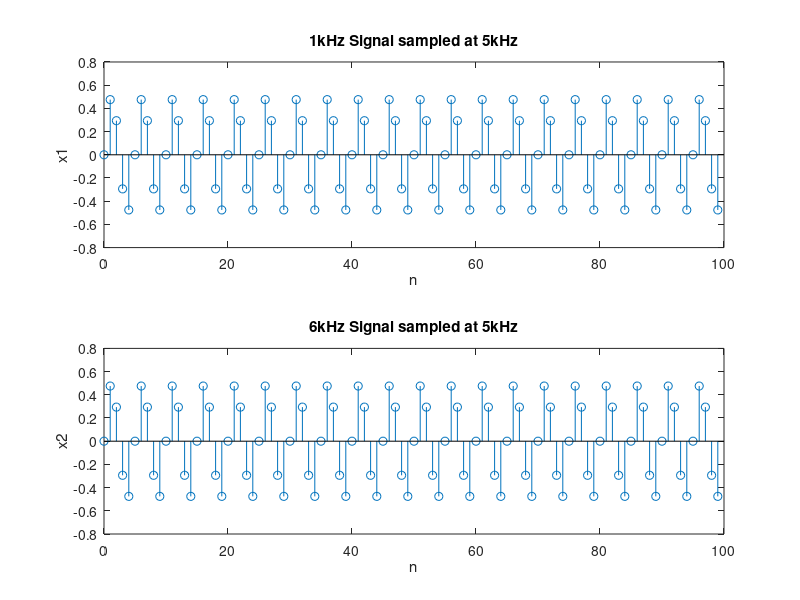

The MATLAB source for this figure:

clc;
clear all;
close all;

F1 = 1000;
F2 = 6000;
Fs = 5000;
n = 0:99;

x1 = 0.5 * sin((2 * pi * F1 * n )/Fs);
x2 = 0.5 * sin((2 * pi * F2 * n )/Fs);

figure;

subplot(211);
stem(n,x1);
title('1kHz Signal sampled at 5kHz');
xlabel('n');
ylabel('x1');

subplot(212);
stem(n,x2);
title('6kHz Signal sampled at 5kHz');
xlabel('n');
ylabel('x2');
